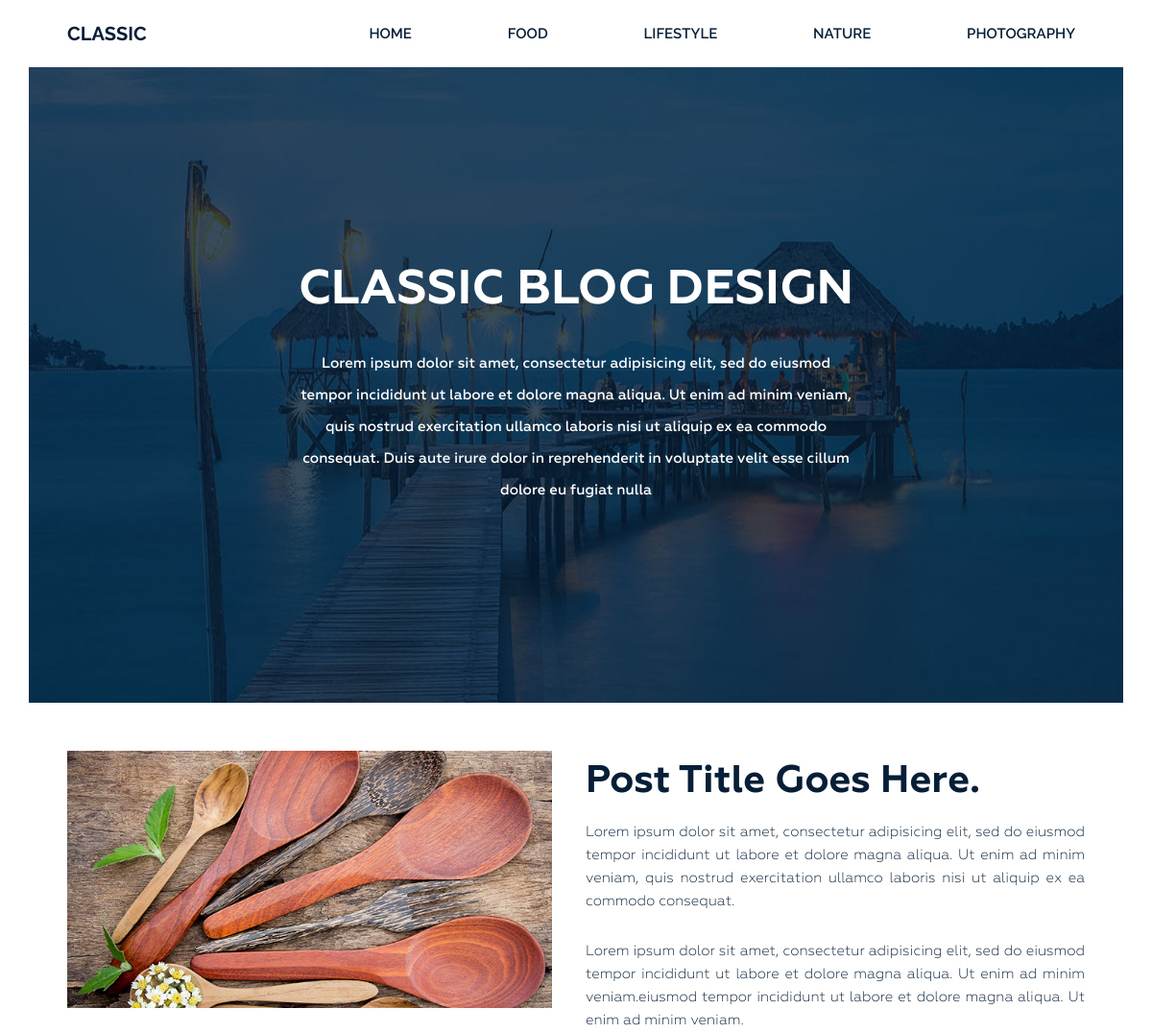
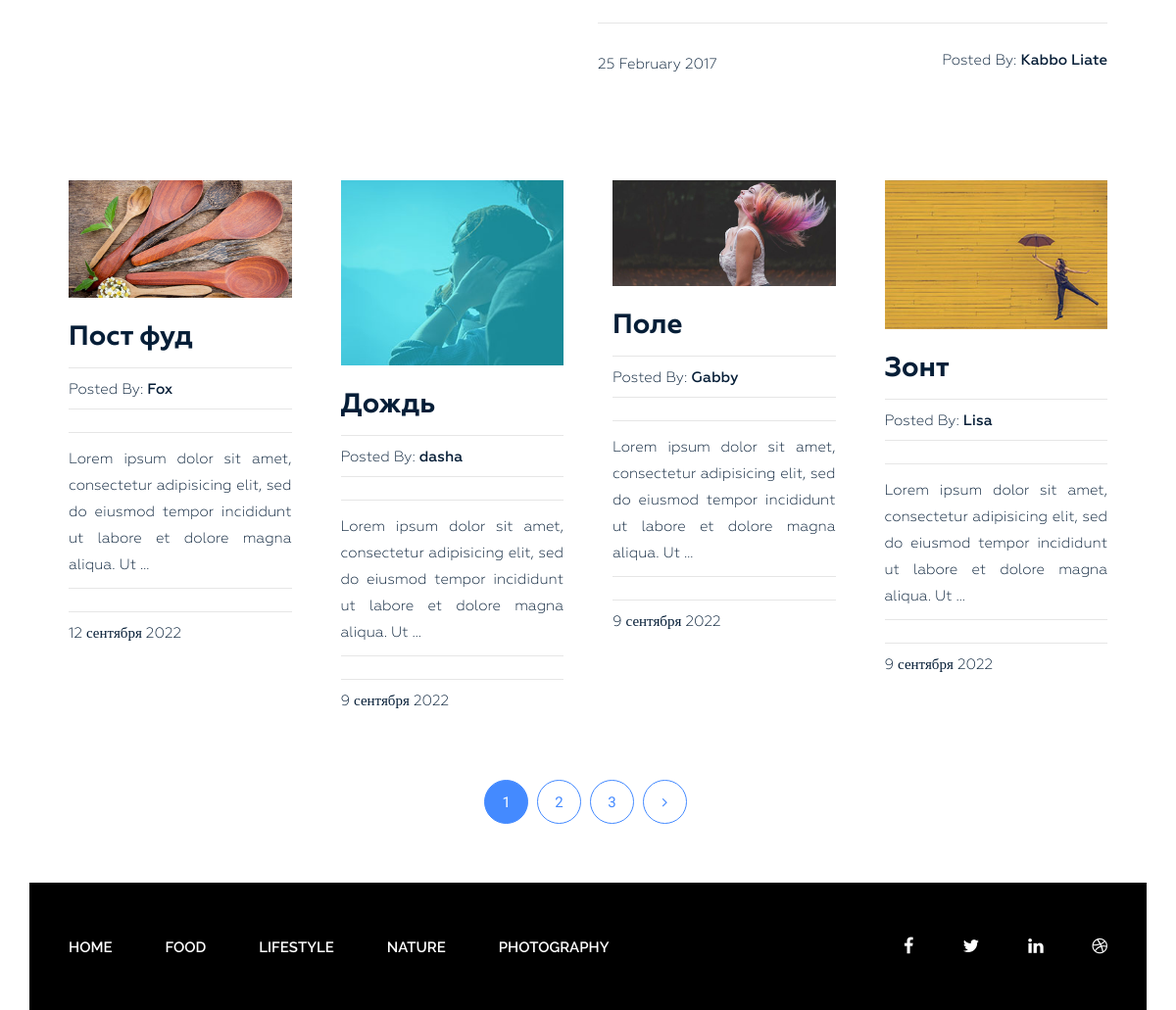
The page / on the database its author committed (2 pictures, top to bottom).
### blog/models.py (models this page shows, shortened)
class Category(models.Model):
    title = models.CharField(max_length=255, verbose_name='Наименование категории')
    slug = models.SlugField(max_length=255, verbose_name='Ссылка', unique=True)
    def get_absolute_url(self):
        return reverse('category', kwargs={"slug": self.slug})
    class Meta:
        verbose_name = 'Категория'
        verbose_name_plural = 'Категории'
        ordering = ['title']

class Post(models.Model):
    title = models.CharField(max_length=255, verbose_name='Наименование')
    slug = models.SlugField(max_length=255, verbose_name='Ссылка', unique=True)
    author = models.CharField(max_length=100, verbose_name='Автор')
    content = models.TextField(blank=True, verbose_name='Содержание')
    created_at = models.DateTimeField(auto_now_add=True, verbose_name='Опубликовано')
    photo = models.ImageField(upload_to='photos/%Y/%m/%d/', blank=True, verbose_name='Фото')
    views = models.IntegerField(default=0, verbose_name='Просмотры')
    category = models.ForeignKey(Category, on_delete=models.PROTECT, related_name='posts', verbose_name='Категория')
    tags = models.ManyToManyField(Tag, blank=True, related_name='posts', verbose_name='Тэг')
    def get_absolute_url(self):
        return reverse('post', kwargs={"slug": self.slug})
    class Meta:
        verbose_name = 'Пост'
        verbose_name_plural = 'Посты'
        ordering = ['-created_at']

### blog/views.py (the view)
# urls.py: path('', Home.as_view(), name='home'),
class Home(ListView):
    model = Post
    template_name = 'blog/index.html'
    context_object_name = 'posts'
    paginate_by = 4
    def get_context_data(self, *, object_list=None, **kwargs):
        context = super().get_context_data(**kwargs)
        context['title'] = 'Home'
        return context

### blog/templatetags/menu.py (called while the page is built)
@register.inclusion_tag('blog/menu_tpl.html')
def show_menu(menu_class='menu'):
    categories = Category.objects.all()
    return {"categories": categories, "menu_class": menu_class}

### blog/templates/blog/index.html (shortened to what this page needs)
{% extends 'base.html' %}
{% load static %}
{% block content %}
<section class="bg-text-area">
    <div class="container">
        <div class="row">
            <div class="col-md-12">
                <div class="bg-text">
                    <h3>Classic BLOG Design</h3>
                    <p>Lorem ipsum dolor sit amet, consectetur adipisicing elit, sed do eiusmod tempor incididunt ut
                        labore et dolore magna aliqua. Ut enim ad minim veniam, quis nostrud exercitation ullamco
                        laboris nisi ut aliquip ex ea commodo consequat. Duis aute irure dolor in reprehenderit in
                        voluptate velit esse cillum dolore eu fugiat nulla </p>
                </div>
            </div>
        </div>
    </div>
</section>
<section class="blog-post-area">
    <div class="container">
        <div class="row">
            <div class="blog-post-area-style">
                <div class="col-md-12">
                    <div class="single-post-big">
                        <div class="big-image">
                            <img src="{% static 'img/post-image1.jpg' %}" alt="">
                        </div>
                        <div class="big-text">
                            <h3><a href="#">Post Title Goes Here.</a></h3>
                            <p>Lorem ipsum dolor sit amet, consectetur adipisicing elit, sed do eiusmod
                                tempor incididunt ut labore et dolore magna aliqua. Ut enim ad minim veniam,
                                quis nostrud exercitation ullamco laboris nisi ut aliquip ex ea commodo
                                consequat.</p>
                            <p>Lorem ipsum dolor sit amet, consectetur adipisicing elit, sed do eiusmod
                                tempor incididunt ut labore et dolore magna aliqua. Ut enim ad minim
                                veniam.eiusmod tempor incididunt ut labore et dolore magna aliqua. Ut enim
                                ad minim veniam.</p>
                            <h4><span class="date">25 February 2017</span><span
                                    class="author">Posted By: <span
                                    class="author-name">Kabbo Liate</span></span>
                            </h4>
                        </div>
                    </div>
                </div>
                {% for post in posts %}
                <div class="col-md-3">
                    <div class="single-post">
                        {% if post.photo %}
                        <img src="{{ post.photo.url }}" alt="{{ post.title }}">
                        {% else %}
                        <img src="{% static 'img/post-image1.jpg' %}" alt="{{ post.title }}" class="mr-3">
                        {% endif %}
                        <h3><a href="{{ post.get_absolute_url }}">{{ post.title }}</a></h3>
                        <h4><span>Posted By: <span class="author-name">{{ post.author }}</span></span>
                        </h4>
                        <p>{{ post.content|truncatewords_html:20|safe }}</p>
                        <h4><span>{{ post.created_at|date:"j E Y" }}</span></h4>
                    </div>
                </div>
                {% endfor %}
            </div>
        </div>
    </div>
    {% include 'inc/_pagination.html' %}
</section>
{% endblock %}

### siteblog/static/style.css (style rules this page uses)
.wrapper header.header .menu { margin: 0 }
.wrapper header.header .menu ul { float: right; margin: 0; padding: 0; margin-right: 4px; }
.wrapper header.header .menu ul li { display: inline-block; list-style: outside none none; margin: 0 -4px 0 0; }
.wrapper header.header .menu ul li a { color: rgb(6, 30, 55); font-family: "Raleway", sans-serif; font-size: 15px; font-weight: 600; line-height: 70px; padding: 26px 50px; text-decoration: none; text-transform: uppercase; }
.wrapper section.bg-text-area .bg-text { background-image: url(img/bg-iamges.jpg); background-size: 100% 100%; padding: 205px 280px; }
.wrapper section.bg-text-area .bg-text h3 { color: #fff; font-family: Geometria; font-size: 50px; font-weight: 700; text-align: center; text-transform: uppercase; margin: 0; }
.wrapper section.bg-text-area .bg-text p { color: #fff; font-family: Geometria; font-size: 15px; font-weight: 500; line-height: 33px; margin: 32px 0 0; text-align: center; }
section.blog-post-area { margin-top: 50px; }
section.blog-post-area .big-image { float: left; width: 50%; padding-right: 35px; }
section.blog-post-area .big-text { float: right; width: 50%; padding-right: 20px; }
section.blog-post-area img { width: 100%; }
section.blog-post-area .big-text h3 { margin: 10px 0 0; }
section.blog-post-area .big-text h3 a { font-family: Geometria; font-weight: 700; font-size: 40px; color: #061e37; text-decoration: none; }
section.blog-post-area .big-text p { color: #061e37; font-family: Geometria; font-size: 15px; font-weight: 400; line-height: 24px; padding-top: 18px; text-align: justify; text-decoration: none; }
section.blog-post-area .big-text h4 { margin-top: 25px; padding-top: 30px; position: relative; }
section.blog-post-area .big-text h4::before { background: #e6e6e6 none repeat scroll 0 0; content: ""; height: 1px; position: absolute; top: 0; width: 100%; }
section.blog-post-area .single-post { padding-right: 20px; margin: 100px 0px 0px; }
section.blog-post-area h4 span { font-family: Geometria; font-weight: 400; font-size: 15px; color: #061e37; text-decoration: none; }
section.blog-post-area .big-text h4 span.author { float: right }
section.blog-post-area h4 span.author-name { font-weight: 500; }
.blog-post-area .single-post h3 a { font-family: Geometria; font-size: 28px; font-weight: 700; text-decoration: none; color: #061e37; }
.blog-post-area .single-post p { color: #061e37; font-family: Geometria; font-size: 15px; font-weight: 400; line-height: 27px; padding-top: 14px; position: relative; text-align: justify; }
.blog-post-area .single-post h4 { margin-bottom: 12px; padding-top: 10px; position: relative; }
.blog-post-area .single-post h4::before { background: #e6e6e6 none repeat scroll 0 0; content: ""; height: 1px; position: absolute; top: 0; width: 100%; }
.blog-post-area .single-post p::before { background: #e6e6e6 none repeat scroll 0 0; content: ""; height: 1px; position: absolute; top: 0; width: 100%; }
.blog-post-area .single-post h3 { margin: 25px 0 15px; }
.blog-post-area .blog-post-area-style { margin: 0 20px 0 40px; }
.wrapper footer.footer .footer-menu { margin: 0 }
.wrapper footer.footer .footer-menu ul { line-height: 130px; margin: 0; padding: 0; }
.wrapper footer.footer .footer-menu ul li { display: inline; list-style: outside none none; margin: 0; padding: 30px 0px; }
.wrapper footer.footer .footer-menu ul li a { color: #fff; font-family: "Raleway", sans-serif; font-size: 15px; font-weight: 600; line-height: 70px; margin-left: 40px; padding: 26px 10px 26px 0; text-decoration: none; text-transform: uppercase; }

### rows shown on the page
Category: title "FOOD"
Category: title "LIFESTYLE"
Category: title "NATURE"
Category: title "PHOTOGRAPHY"
Post: photo (picture), title "Пост фуд", author "Fox", content "Lorem ipsum dolor sit amet, consectetur adipisicing elit, sed do eiusmod tempor incididunt ut labore et dolore magna aliqua. Ut …", created_at "12 сентября 2022"
Post: photo (picture), title "Дождь", author "dasha", content "Lorem ipsum dolor sit amet, consectetur adipisicing elit, sed do eiusmod tempor incididunt ut labore et dolore magna aliqua. Ut …", created_at "9 сентября 2022"
Post: photo (picture), title "Поле", author "Gabby", content "Lorem ipsum dolor sit amet, consectetur adipisicing elit, sed do eiusmod tempor incididunt ut labore et dolore magna aliqua. Ut …", created_at "9 сентября 2022"
Post: photo (picture), title "Зонт", author "Lisa", content "Lorem ipsum dolor sit amet, consectetur adipisicing elit, sed do eiusmod tempor incididunt ut labore et dolore magna aliqua. Ut …", created_at "9 сентября 2022"

### other values the page prints
{{ p }} "1"
{{ p }} "2" "3"
